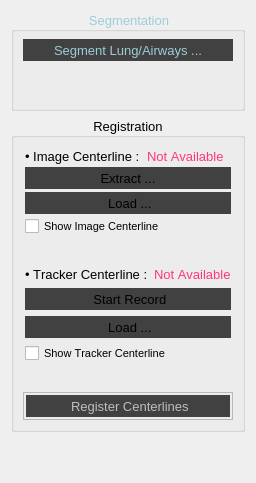
          <widget class="QWidget" name="tab_process">
           <attribute name="title">
            <string>Prep.</string>
           </attribute>
           <layout class="QVBoxLayout" name="verticalLayout_6">
            <item>
             <widget class="QGroupBox" name="groupBox_segmentation">
              <property name="enabled">
               <bool>true</bool>
              </property>
              <property name="font">
               <font>
                <pointsize>10</pointsize>
                <weight>50</weight>
                <bold>false</bold>
                <strikeout>false</strikeout>
               </font>
              </property>
              <property name="autoFillBackground">
               <bool>false</bool>
              </property>
              <property name="styleSheet">
               <string notr="true">color: rgb(157, 205, 216);</string>
              </property>
              <property name="title">
               <string>Segmentation</string>
              </property>
              <property name="alignment">
               <set>Qt::AlignCenter</set>
              </property>
              <layout class="QVBoxLayout" name="verticalLayout_13">
               <property name="topMargin">
                <number>7</number>
               </property>
               <property name="bottomMargin">
                <number>7</number>
               </property>
               <item>
                <widget class="QToolButton" name="btn_Segment">
                 <property name="enabled">
                  <bool>false</bool>
                 </property>
                 <property name="sizePolicy">
                  <sizepolicy hsizetype="Preferred" vsizetype="Preferred">
                   <horstretch>0</horstretch>
                   <verstretch>0</verstretch>
                  </sizepolicy>
                 </property>
                 <property name="font">
                  <font>
                   <pointsize>10</pointsize>
                  </font>
                 </property>
                 <property name="cursor">
                  <cursorShape>PointingHandCursor</cursorShape>
                 </property>
                 <property name="layoutDirection">
                  <enum>Qt::LeftToRight</enum>
                 </property>
                 <property name="autoFillBackground">
                  <bool>false</bool>
                 </property>
                 <property name="styleSheet">
                  <string notr="true">background-color: rgb(65, 65, 65);</string>
                 </property>
                 <property name="text">
                  <string>Segment Lung/Airways ...</string>
                 </property>
                 <property name="icon">
                  <iconset resource="resources.qrc">
                   <normaloff>:/icon/icons/Segmentation.png</normaloff>:/icon/icons/Segmentation.png</iconset>
                 </property>
                 <property name="iconSize">
                  <size>
                   <width>50</width>
                   <height>50</height>
                  </size>
                 </property>
                 <property name="checkable">
                  <bool>false</bool>
                 </property>
                 <property name="toolButtonStyle">
                  <enum>Qt::ToolButtonTextBesideIcon</enum>
                 </property>
                 <property name="autoRaise">
                  <bool>true</bool>
                 </property>
                </widget>
               </item>
               <item>
                <spacer name="verticalSpacer_12">
                 <property name="orientation">
                  <enum>Qt::Vertical</enum>
                 </property>
                 <property name="sizeType">
                  <enum>QSizePolicy::Expanding</enum>
                 </property>
                 <property name="sizeHint" stdset="0">
                  <size>
                   <width>20</width>
                   <height>40</height>
                  </size>
                 </property>
                </spacer>
               </item>
              </layout>
             </widget>
            </item>
            <item>
             <widget class="QGroupBox" name="groupBox_registration">
              <property name="enabled">
               <bool>true</bool>
              </property>
              <property name="font">
               <font>
                <pointsize>10</pointsize>
               </font>
              </property>
              <property name="title">
               <string>Registration</string>
              </property>
              <property name="alignment">
               <set>Qt::AlignCenter</set>
              </property>
              <layout class="QVBoxLayout" name="verticalLayout_16">
               <item>
                <widget class="QFrame" name="frame_imageCenterline">
                 <layout class="QVBoxLayout" name="verticalLayout_9">
                  <property name="spacing">
                   <number>3</number>
                  </property>
                  <property name="leftMargin">
                   <number>2</number>
                  </property>
                  <property name="topMargin">
                   <number>2</number>
                  </property>
                  <property name="rightMargin">
                   <number>2</number>
                  </property>
                  <property name="bottomMargin">
                   <number>2</number>
                  </property>
                  <item>
                   <layout class="QHBoxLayout" name="horizontalLayout_16">
                    <property name="spacing">
                     <number>7</number>
                    </property>
                    <property name="leftMargin">
                     <number>0</number>
                    </property>
                    <property name="rightMargin">
                     <number>0</number>
                    </property>
                    <property name="bottomMargin">
                     <number>0</number>
                    </property>
                    <item>
                     <widget class="QLabel" name="label">
                      <property name="font">
                       <font>
                        <pointsize>10</pointsize>
                        <kerning>false</kerning>
                       </font>
                      </property>
                      <property name="text">
                       <string>• Image Centerline :</string>
                      </property>
                     </widget>
                    </item>
                    <item>
                     <widget class="QLabel" name="label_imageCenterline">
                      <property name="font">
                       <font>
                        <pointsize>10</pointsize>
                        <kerning>false</kerning>
                       </font>
                      </property>
                      <property name="styleSheet">
                       <string notr="true">color: rgb(255, 55, 120);</string>
                      </property>
                      <property name="text">
                       <string>Not Available</string>
                      </property>
                     </widget>
                    </item>
                   </layout>
                  </item>
                  <item>
                   <widget class="QToolButton" name="btn_extractCenterline">
                    <property name="sizePolicy">
                     <sizepolicy hsizetype="Preferred" vsizetype="Preferred">
                      <horstretch>0</horstretch>
                      <verstretch>0</verstretch>
                     </sizepolicy>
                    </property>
                    <property name="font">
                     <font>
                      <pointsize>10</pointsize>
                      <kerning>false</kerning>
                     </font>
                    </property>
                    <property name="cursor">
                     <cursorShape>PointingHandCursor</cursorShape>
                    </property>
                    <property name="layoutDirection">
                     <enum>Qt::LeftToRight</enum>
                    </property>
                    <property name="autoFillBackground">
                     <bool>false</bool>
                    </property>
                    <property name="styleSheet">
                     <string notr="true">background-color: rgb(65, 65, 65);</string>
                    </property>
                    <property name="text">
                     <string>Extract ...</string>
                    </property>
                    <property name="icon">
                     <iconset resource="resources.qrc">
                      <normaloff>:/icon/icons/centerLine.png</normaloff>:/icon/icons/centerLine.png</iconset>
                    </property>
                    <property name="iconSize">
                     <size>
                      <width>50</width>
                      <height>50</height>
                     </size>
                    </property>
                    <property name="checkable">
                     <bool>false</bool>
                    </property>
                    <property name="toolButtonStyle">
                     <enum>Qt::ToolButtonTextBesideIcon</enum>
                    </property>
                    <property name="autoRaise">
                     <bool>true</bool>
                    </property>
                   </widget>
                  </item>
                  <item>
                   <widget class="QToolButton" name="btn_loadImageCenterline">
                    <property name="sizePolicy">
                     <sizepolicy hsizetype="Preferred" vsizetype="Preferred">
                      <horstretch>0</horstretch>
                      <verstretch>0</verstretch>
                     </sizepolicy>
                    </property>
                    <property name="font">
                     <font>
                      <pointsize>10</pointsize>
                      <kerning>false</kerning>
                     </font>
                    </property>
                    <property name="cursor">
                     <cursorShape>PointingHandCursor</cursorShape>
                    </property>
                    <property name="layoutDirection">
                     <enum>Qt::LeftToRight</enum>
                    </property>
                    <property name="autoFillBackground">
                     <bool>false</bool>
                    </property>
                    <property name="styleSheet">
                     <string notr="true">background-color: rgb(65, 65, 65);</string>
                    </property>
                    <property name="text">
                     <string> Load ...</string>
                    </property>
                    <property name="icon">
                     <iconset resource="resources.qrc">
                      <normaloff>:/icon/icons/Open.png</normaloff>:/icon/icons/Open.png</iconset>
                    </property>
                    <property name="iconSize">
                     <size>
                      <width>50</width>
                      <height>50</height>
                     </size>
                    </property>
                    <property name="checkable">
                     <bool>false</bool>
                    </property>
                    <property name="toolButtonStyle">
                     <enum>Qt::ToolButtonTextBesideIcon</enum>
                    </property>
                    <property name="autoRaise">
                     <bool>true</bool>
                    </property>
                   </widget>
                  </item>
                  <item>
                   <widget class="QCheckBox" name="checkBox_showImageCenterline">
                    <property name="font">
                     <font>
                      <pointsize>8</pointsize>
                      <kerning>false</kerning>
                     </font>
                    </property>
                    <property name="text">
                     <string>Show Image Centerline</string>
                    </property>
                    <property name="checked">
                     <bool>false</bool>
                    </property>
                   </widget>
                  </item>
                 </layout>
                </widget>
               </item>
               <item>
                <widget class="QLabel" name="label_7">
                 <property name="text">
                  <string/>
                 </property>
                 <property name="pixmap">
                  <pixmap resource="resources.qrc">:/icon/icons/arrow-down.png</pixmap>
                 </property>
                 <property name="scaledContents">
                  <bool>false</bool>
                 </property>
                 <property name="alignment">
                  <set>Qt::AlignCenter</set>
                 </property>
                 <property name="margin">
                  <number>0</number>
                 </property>
                 <property name="indent">
                  <number>-1</number>
                 </property>
                </widget>
               </item>
               <item>
                <widget class="QFrame" name="frame_trackerCenterline">
                 <layout class="QVBoxLayout" name="verticalLayout_15">
                  <property name="leftMargin">
                   <number>2</number>
                  </property>
                  <property name="topMargin">
                   <number>2</number>
                  </property>
                  <property name="rightMargin">
                   <number>2</number>
                  </property>
                  <property name="bottomMargin">
                   <number>2</number>
                  </property>
                  <item>
                   <layout class="QHBoxLayout" name="horizontalLayout_17">
                    <item>
                     <widget class="QLabel" name="label_6">
                      <property name="font">
                       <font>
                        <pointsize>10</pointsize>
                        <kerning>false</kerning>
                       </font>
                      </property>
                      <property name="text">
                       <string>• Tracker Centerline :</string>
                      </property>
                     </widget>
                    </item>
                    <item>
                     <widget class="QLabel" name="label_trackerCenterline">
                      <property name="font">
                       <font>
                        <pointsize>10</pointsize>
                        <kerning>false</kerning>
                       </font>
                      </property>
                      <property name="styleSheet">
                       <string notr="true">color: rgb(255, 55, 120);</string>
                      </property>
                      <property name="text">
                       <string>Not Available</string>
                      </property>
                     </widget>
                    </item>
                   </layout>
                  </item>
                  <item>
                   <widget class="QToolButton" name="btn_recordCoords">
                    <property name="sizePolicy">
                     <sizepolicy hsizetype="Preferred" vsizetype="Preferred">
                      <horstretch>0</horstretch>
                      <verstretch>0</verstretch>
                     </sizepolicy>
                    </property>
                    <property name="font">
                     <font>
                      <pointsize>10</pointsize>
                      <kerning>false</kerning>
                     </font>
                    </property>
                    <property name="cursor">
                     <cursorShape>PointingHandCursor</cursorShape>
                    </property>
                    <property name="layoutDirection">
                     <enum>Qt::LeftToRight</enum>
                    </property>
                    <property name="autoFillBackground">
                     <bool>false</bool>
                    </property>
                    <property name="styleSheet">
                     <string notr="true">background-color: rgb(65, 65, 65);
border-color: rgb(255, 78, 81);</string>
                    </property>
                    <property name="text">
                     <string> Start Record</string>
                    </property>
                    <property name="icon">
                     <iconset resource="resources.qrc">
                      <normaloff>:/icon/icons/rec_start.png</normaloff>:/icon/icons/rec_start.png</iconset>
                    </property>
                    <property name="iconSize">
                     <size>
                      <width>50</width>
                      <height>50</height>
                     </size>
                    </property>
                    <property name="checkable">
                     <bool>false</bool>
                    </property>
                    <property name="toolButtonStyle">
                     <enum>Qt::ToolButtonTextBesideIcon</enum>
                    </property>
                    <property name="autoRaise">
                     <bool>true</bool>
                    </property>
                   </widget>
                  </item>
                  <item>
                   <widget class="QToolButton" name="btn_loadtrackerCenterline">
                    <property name="sizePolicy">
                     <sizepolicy hsizetype="Preferred" vsizetype="Preferred">
                      <horstretch>0</horstretch>
                      <verstretch>0</verstretch>
                     </sizepolicy>
                    </property>
                    <property name="font">
                     <font>
                      <pointsize>10</pointsize>
                      <kerning>false</kerning>
                     </font>
                    </property>
                    <property name="cursor">
                     <cursorShape>PointingHandCursor</cursorShape>
                    </property>
                    <property name="layoutDirection">
                     <enum>Qt::LeftToRight</enum>
                    </property>
                    <property name="autoFillBackground">
                     <bool>false</bool>
                    </property>
                    <property name="styleSheet">
                     <string notr="true">background-color: rgb(65, 65, 65);</string>
                    </property>
                    <property name="text">
                     <string> Load ...</string>
                    </property>
                    <property name="icon">
                     <iconset resource="resources.qrc">
                      <normaloff>:/icon/icons/Open.png</normaloff>:/icon/icons/Open.png</iconset>
                    </property>
                    <property name="iconSize">
                     <size>
                      <width>50</width>
                      <height>50</height>
                     </size>
                    </property>
                    <property name="checkable">
                     <bool>false</bool>
                    </property>
                    <property name="toolButtonStyle">
                     <enum>Qt::ToolButtonTextBesideIcon</enum>
                    </property>
                    <property name="autoRaise">
                     <bool>true</bool>
                    </property>
                   </widget>
                  </item>
                  <item>
                   <widget class="QCheckBox" name="checkBox_showTrackerCenterline">
                    <property name="font">
                     <font>
                      <pointsize>8</pointsize>
                      <kerning>false</kerning>
                     </font>
                    </property>
                    <property name="text">
                     <string>Show Tracker Centerline</string>
                    </property>
                    <property name="checked">
                     <bool>false</bool>
                    </property>
                   </widget>
                  </item>
                 </layout>
                </widget>
               </item>
               <item>
                <widget class="QLabel" name="label_8">
                 <property name="text">
                  <string/>
                 </property>
                 <property name="pixmap">
                  <pixmap resource="resources.qrc">:/icon/icons/arrow-down.png</pixmap>
                 </property>
                 <property name="alignment">
                  <set>Qt::AlignCenter</set>
                 </property>
                </widget>
               </item>
               <item>
                <widget class="QFrame" name="frame">
                 <property name="frameShape">
                  <enum>QFrame::StyledPanel</enum>
                 </property>
                 <property name="frameShadow">
                  <enum>QFrame::Raised</enum>
                 </property>
                 <layout class="QVBoxLayout" name="verticalLayout_7">
                  <property name="leftMargin">
                   <number>2</number>
                  </property>
                  <property name="topMargin">
                   <number>2</number>
                  </property>
                  <property name="rightMargin">
                   <number>2</number>
                  </property>
                  <property name="bottomMargin">
                   <number>2</number>
                  </property>
                  <item>
                   <widget class="QToolButton" name="btn_registerCenterlines">
                    <property name="enabled">
                     <bool>false</bool>
                    </property>
                    <property name="sizePolicy">
                     <sizepolicy hsizetype="Preferred" vsizetype="Preferred">
                      <horstretch>0</horstretch>
                      <verstretch>0</verstretch>
                     </sizepolicy>
                    </property>
                    <property name="font">
                     <font>
                      <pointsize>10</pointsize>
                      <kerning>true</kerning>
                     </font>
                    </property>
                    <property name="cursor">
                     <cursorShape>PointingHandCursor</cursorShape>
                    </property>
                    <property name="layoutDirection">
                     <enum>Qt::LeftToRight</enum>
                    </property>
                    <property name="styleSheet">
                     <string notr="true">background-color: rgb(65, 65, 65);</string>
                    </property>
                    <property name="text">
                     <string> Register Centerlines</string>
                    </property>
                    <property name="icon">
                     <iconset resource="resources.qrc">
                      <normaloff>:/icon/icons/register_centerlines.png</normaloff>:/icon/icons/register_centerlines.png</iconset>
                    </property>
                    <property name="iconSize">
                     <size>
                      <width>50</width>
                      <height>50</height>
                     </size>
                    </property>
                    <property name="toolButtonStyle">
                     <enum>Qt::ToolButtonTextBesideIcon</enum>
                    </property>
                    <property name="autoRaise">
                     <bool>true</bool>
                    </property>
                   </widget>
                  </item>
                 </layout>
                </widget>
               </item>
              </layout>
              <zorder>frame_imageCenterline</zorder>
              <zorder>frame_trackerCenterline</zorder>
              <zorder>label_7</zorder>
              <zorder>label_8</zorder>
              <zorder>frame</zorder>
             </widget>
            </item>
            <item>
             <spacer name="verticalSpacer">
              <property name="orientation">
               <enum>Qt::Vertical</enum>
              </property>
              <property name="sizeHint" stdset="0">
               <size>
                <width>20</width>
                <height>40</height>
               </size>
              </property>
             </spacer>
            </item>
           </layout>
          </widget>
